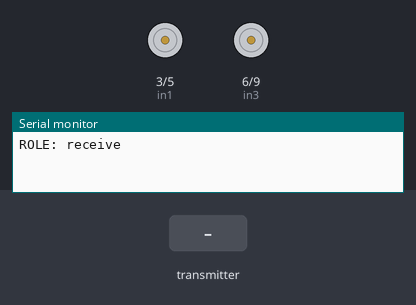
A sketch run on a simulated Arduino Uno, built with avr-gcc and run on an emulated ATmega328P. Shown: motor-driver pin pairs drawn as motors (green arrow = first pin HIGH = forward, orange = second pin HIGH = backward, longer = more drive), the last lines printed to the serial monitor. Inputs (shaded band) come from the test bench. No radio packets arrive unless stated.

Above: at 1.2 s.
1.3 s: the transmitter starts sending yprDegrees.1 = 45
At 2.5 s:
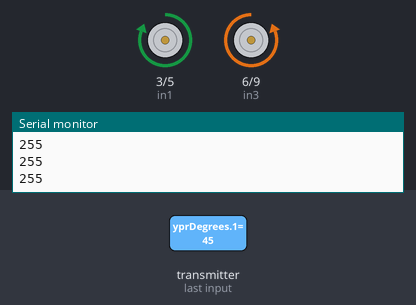
2.8 s: the transmitter starts sending yprDegrees.2 = 45
At 3.9 s:
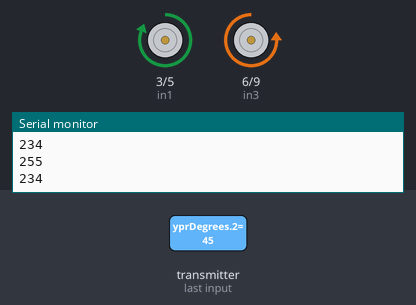
4.3 s: the transmitter starts sending yprDegrees.1 = 0
At 5.0 s:
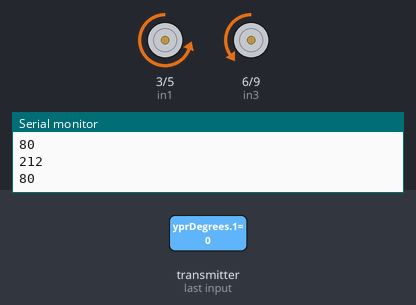
5.8 s: the transmitter starts sending yprDegrees.2 = 0
At 6.1 s:
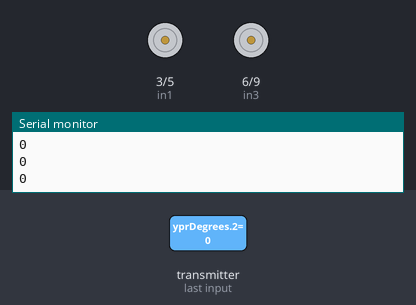
Timing chart, 0 to 8.3 s (numbered marks = the images above; inputs shaded):
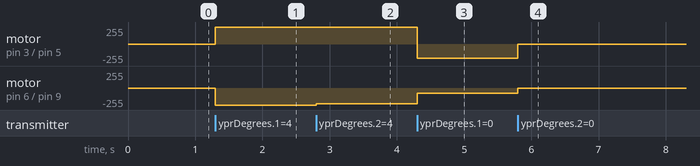

The sketch:

CarReceiverCode.ino
```cpp
#include <SPI.h>
#include "nRF24L01.h"
#include "RF24.h"
#include "printf.h"

RF24 radio(7, 8);

const uint64_t writing_pipe =  0xF0F0F0F0E1LL;

//DRV-8833 inputs
// Left motor
int in1 = 3;
int in2 = 5;
// Right motor
int in3 = 6;
int in4 = 9;

int speedLeft = 0;
int speedRight = 0;

void setup() {
  Serial.begin(9600);
  printf_begin();
  Serial.println("ROLE: receive\n\r");

  pinMode(in1, OUTPUT);
  pinMode(in2, OUTPUT);
  pinMode(in3, OUTPUT);
  pinMode(in4, OUTPUT);

  radio.begin();
  //radio.setAutoAck(false);
  radio.setRetries(15, 15);
  radio.openReadingPipe(1, writing_pipe);
  radio.setPALevel(RF24_PA_LOW);
  radio.startListening();
  radio.printDetails();
}

void loop() {
  if (radio.available())
  {
    float yprDegrees[3];
    bool done = false;
    while (!done)
    {
      done = radio.read(&yprDegrees, sizeof(yprDegrees));
      //Serial.println("Received data");

      float pitch = yprDegrees[1];
      float roll = yprDegrees[2];
      bool moving = false;
      bool forward = false;
      bool inplace = false;

//      Serial.print("ypr\t");
//      Serial.print(yprDegrees[0]);
//      Serial.print("\t");
//      Serial.print(yprDegrees[1]);
//      Serial.print("\t");
//      Serial.println(yprDegrees[2]);
      //uint16_t t1 = micros();

      if ( pitch < -10 ) // Forward
      {
        moving = true;
        forward = true;
        speedLeft = map(pitch, -10, -30, 0, 255);
        speedRight = map(pitch, -10, -30, 0, 255);

      }
      else if ( pitch > 10 )
      {
        moving = true;
        forward = false;
        speedLeft = map(pitch, 10, 30, 0, 255);
        speedRight = map(pitch, 10, 30, 0, 255);
      }
      else
      {
        moving = false; // Redundant but helps understand
        speedLeft = 0;
        speedRight = 0;
      }

      if ( roll > 20 ) // Right
      {
        moving = true;

        int turn = map(roll, 20, 50, 0, 255);
        speedLeft = speedLeft + turn;
        speedRight = speedRight - turn;

        if ( speedLeft > 255 ) speedLeft = 255;
        if ( speedRight < 0 ) speedRight = 0;

      }
      else if ( roll < -20 ) // Left
      {
        moving = true;

        int turn = map(roll, -20, -50, 0, 255);
        speedLeft = speedLeft - turn;
        speedRight = speedRight + turn;

        if ( speedLeft < 0 ) speedLeft = 0;
        if ( speedRight > 255 ) speedRight = 255;
      }

      if ( pitch > -10 && pitch < 10 ) inplace = true;
      if ( speedLeft < 80 && moving  ) speedLeft = 80;
      if ( speedRight < 80 && moving ) speedRight = 80;
      if ( speedLeft > 255 ) speedLeft = 255;
      if ( speedRight > 255) speedRight = 255;

      if ( inplace )
      {
        if ( roll > 0 )
        {
          digitalWrite(in1, LOW);
          analogWrite(in2, speedLeft);
          digitalWrite(in3, LOW);
          analogWrite(in4, speedRight);
        }
        else
        {
          analogWrite(in1, speedLeft);
          digitalWrite(in2, LOW);
          analogWrite(in3, speedRight);
          digitalWrite(in4, LOW);
        }
      }
      else
      {
        if ( forward )
        {
          digitalWrite(in1, LOW);
          analogWrite(in2, speedLeft);
          analogWrite(in3, speedRight);
          digitalWrite(in4, LOW);
        }
        else
        {
          analogWrite(in1, speedLeft);
          digitalWrite(in2, LOW);
          digitalWrite(in3, LOW);
          analogWrite(in4, speedRight);
        }
      }
      //uint16_t t2 = micros();
      //Serial.println(t2-t1);


      Serial.println(speedLeft);
      Serial.println(speedRight);
      //Serial.println(turn);

      //delay(50);
    }
    //delay(150);
  }
}

//if ((pitch < 10) && (pitch > -10))
//      {
//        if (roll > 20) {
//          forward = false; backwards = false, right_in_place = true, left_in_place = false;
//          turnLeft = map(roll, 20, 50, 0, 255);
//          turnRight = map(roll, 20, 50, 0, 255);; //map(roll, 20, 50, 0, -255);
//        }
//        else if (roll < -20) {
//          forward = false; backwards = false, right_in_place = false, left_in_place = true;
//          turnLeft = map(roll, -20, -50, 0, 255); //map(roll, 20, 50, 0, -255);
//          turnRight = map(roll, -20, -50, 0, 255);
//        }
//      }
//      else if (roll > 60 || roll < -60)
//      {
//        if(forward)
//        {
//          if (roll > 0) {
//            turnLeft = 255;
//            turnRight = 0; //map(roll, 20, 50, 0, -255);
//          }
//          else if (roll < 0) {
//            turnLeft = 0; //map(roll, 20, 50, 0, -255);
//            turnRight = 255;
//          }
//        }
//        else if (backwards)
//        {
//          if (roll > 0) {
//            turnLeft = 0; //map(roll, 20, 50, 0, -255);
//            turnRight = 255;
//          }
//          else if (roll < 0) {
//            turnLeft = 255;
//            turnRight = 0; //map(roll, 20, 50, 0, -255);
//          }
//        }
//      }
//      else if (roll > 20 && roll < 60) // Right
//      {
//        forward = true; // Overwritten if its not turning in place
//        turnLeft = map(roll, 20, 50, 0, 125);
//        turnRight = -turnLeft; //map(roll, 20, 50, 0, -255);
//      }
//      else if (roll > -60 && roll < -20) //Left
//      {
//        forward = true; // Overwritten if its not turning in place
//        turnRight = map(roll, -20, -50, 0, 125);
//        turnLeft = -turnRight; //map(roll, 20, 50, 0, -255);
//      }
//
//      if (pitch > 60 || pitch < -60)
//      {
//        if (pitch > 0) {forward = true; backwards = false; right_in_place = false, left_in_place = false;}
//        else if (pitch < 0) {forward = false; backwards = true; right_in_place = false, left_in_place = false;}
//        speed = 125;
//      }
//      else if (pitch > 10 && pitch < 60) // Forward
//      {
//        forward = true;
//        backwards = false;
//        speed = map(pitch, 10, 60, 0, 125);
//      }
//      else if (pitch < -10 && pitch > -60) // Backward
//      {
//        forward = false;
//        backwards = true;
//        speed = map(pitch, -10, -60, 0, 125);
//      }
//
//      if (forward)
//      {
//        analogWrite(in2, speed + turnRight); // Left motor
//        analogWrite(in3, speed + turnLeft); // Right motor
//      }
//      else if (backwards)
//      {
//        analogWrite(in1, speed + turnRight); // Left motor
//        analogWrite(in4, speed + turnLeft); // Right motor
//      }
//      else if (right_in_place)
//      {
//        analogWrite(in2, speed + turnRight); // Left motor forwards
//        analogWrite(in4, speed + turnLeft); // Right motor backwards
//      }
//      else if (left_in_place)
//      {
//        analogWrite(in1, speed + turnRight); // Left motor backwards
//        analogWrite(in3, speed + turnLeft); // Right motor forwards
//      }
```

printf.h
```cpp
// (licence header left out)
/**
 * @file printf.h
 *
 * Setup necessary to direct stdout to the Arduino Serial library, which
 * enables 'printf'
 */

#ifndef __PRINTF_H__
#define __PRINTF_H__

#ifdef ARDUINO

int serial_putc( char c, FILE * )
{
  Serial.write( c );

  return c;
}

void printf_begin(void)
{
  fdevopen( &serial_putc, 0 );
}

#else
#error This example is only for use on Arduino.
#endif // ARDUINO

#endif // __PRINTF_H__
```

Measured:
- after the input at 1.3 s, motor on pin 3 (in1) / pin 5 (in2): stopped → forward 255/255 at once; motor on pin 6 (in3) / pin 9 (in4): stopped → backward 255/255 at once
- after the input at 2.8 s, motor on pin 6 (in3) / pin 9 (in4): backward 255/255 → backward 234/255 at once
- after the input at 4.3 s, motor on pin 3 (in1) / pin 5 (in2): forward 255/255 → backward 212/255 at once; motor on pin 6 (in3) / pin 9 (in4): backward 234/255 → backward 80/255 at once
- after the input at 5.8 s, motor on pin 3 (in1) / pin 5 (in2): backward 212/255 → stopped at once; motor on pin 6 (in3) / pin 9 (in4): backward 80/255 → stopped at once
